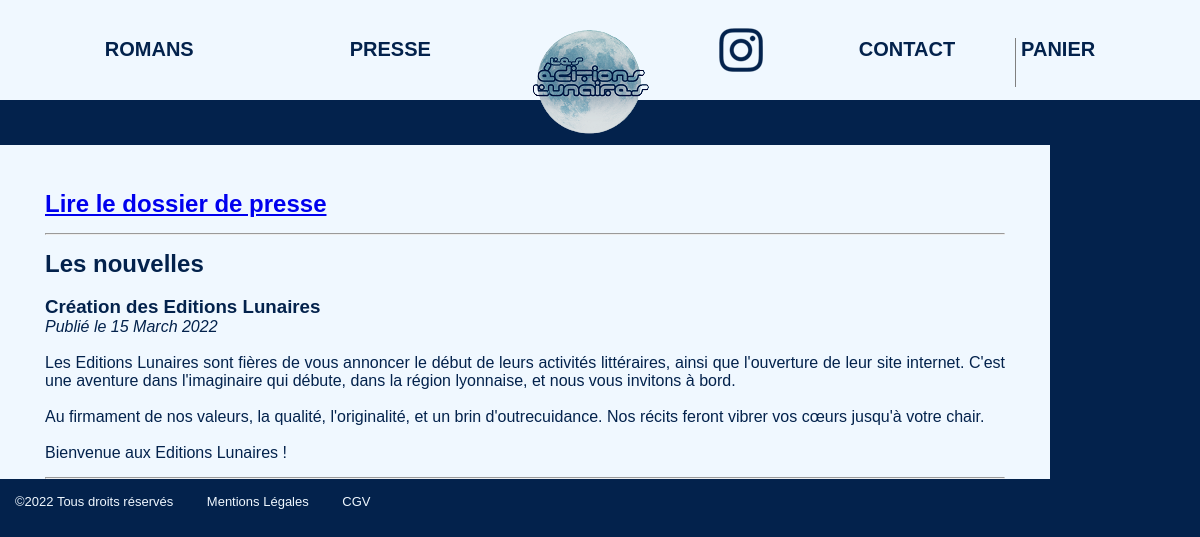
/site/presse.php, run on the app's committed database.
### tables this page shows
CREATE TABLE `articles` (
  `id` int(11) NOT NULL,
  `titre` varchar(255) NOT NULL,
  `parution` timestamp NOT NULL DEFAULT CURRENT_TIMESTAMP ON UPDATE CURRENT_TIMESTAMP,
  `contenu` text NOT NULL
);

### site/presse.php (the view)
<?php require "header.php"; ?>
<main>
	<section class="repertoire">
		<h1><a href="download/dossierPresse.pdf">Lire le dossier de presse</a><h1>
		<hr/>
		<h2> Les nouvelles </h2><br/>
		<?php
		$req = $db->prepare('SELECT * FROM articles ORDER BY id DESC');
		$req -> execute();
		$articles = $req->fetchAll();
		foreach($articles as $article):
		?>
		<h3><?php echo $article['titre'];?></h3>
		<p><i>Publi&eacute; le
			<?php
			$date = utf8_encode(strftime('%d %B %Y', strtotime($article['parution'])));
			echo $date;
			?>
		</i></p><br/>
		<p><?php echo $article['contenu'];?></p>
		<hr/>
		<?php endforeach; ?>
	</section>
</main>
<?php require "footer.php"; ?>

### site/style/style.css (style rules this page uses)
body { background-color: rgb(3 34 76); font-family: Arial, Helvetica, sans-serif; }
.repertoire { margin: 145px 0 15px 0; width: 80vw; background-color: aliceblue; padding: 45px 45px 0px 45px; text-align: justify; color: rgb(3 34 76); margin-bottom: 10px; }
hr { margin: 15px 0px 15px 0px; }

### data on the page
articles: titre "Création des Editions Lunaires", parution "15 March 2022", contenu "Les Editions Lunaires sont fières de vous annoncer le début de leurs activités littéraires, ainsi que l'ouverture de leur site internet. C'est une aventure dans l'imaginaire qui débute, dans la région lyonnaise, et nous vous invitons à bord. Au firmament de nos valeurs, la qualité, l'originalité, et un brin d'outrecuidance. Nos récits feront vibrer vos cœurs jusqu'à votre chair. Bienvenue aux Editions Lunaires !"
